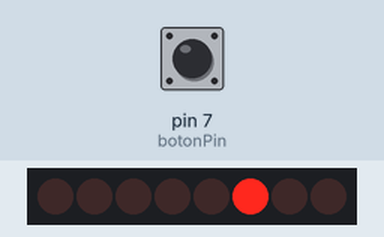
A sketch run on a simulated Arduino Uno, built with avr-gcc and run on an emulated ATmega328P. On the bench: 8 shift-register outputs drawn as a row of LEDs (first output left, lit = HIGH). Wiring (from diagram.json): shift register (74HC595): data pin 12; shift clock pin 9; latch pin 11; row of LEDs: on Q0, Q1, Q2, Q3, Q4, Q5, Q6, Q7. The inputs (shaded band) are chosen by the test bench; at power-on: pin 7 (botonPin) HIGH.

Above: at 5.6 s.
5.7 s: pin 7 (botonPin) pulled LOW for 2.8 s
At 5.85 s:
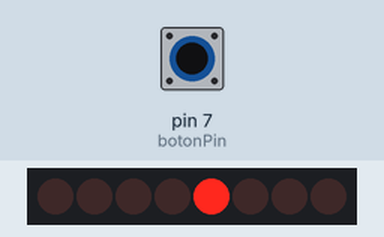
At 7.55 s:
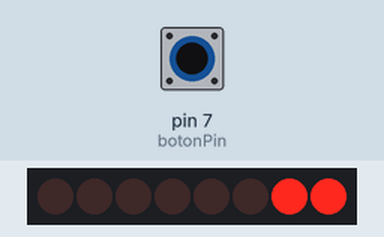
Timing chart, 0 to 16.0 s (numbered marks = the images above; inputs shaded):
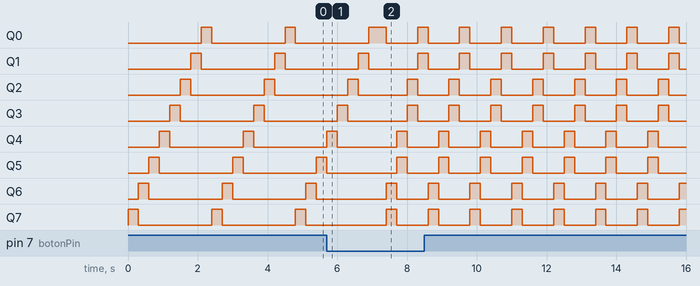

The sketch:

sketch.ino
```cpp
// Autor: Noelia de la Plaza Lafuente
// Máster en Ingeniería de Telecomunicaciones – UNIR
// Asignatura: Equipos e Instrumentación Electrónica

//DEFINICIÓN DE PINES
// Pines de control para el registro de desplazamiento 74HC595
const int latchPin = 11;   // ST_CP - Latch: activa la salida
const int clockPin = 9;    // SH_CP - Reloj: desplaza los bits internamente
const int dataPin  = 12;   // DS - Datos en serie a enviar

// Pin digital para el botón de cambio de modo
const int botonPin = 7;

//VARIABLES GLOBALES

bool estadoBotonAnterior = HIGH;  // Guarda el estado anterior del botón (pull-up = HIGH)
byte leds = 0;                    // Byte que representa el patrón de encendido de LEDs (Q0-Q7)
int modo = 0;                     // Variable de estado: 0 = secuencial, 1 = modo navidad

// CONFIGURACIÓN INICIAL

void setup() {
  // Configurar los pines del 74HC595 como salidas digitales
  pinMode(latchPin, OUTPUT);
  pinMode(dataPin, OUTPUT);
  pinMode(clockPin, OUTPUT);

  // Configurar el pin del botón con resistencia pull-up interna
  pinMode(botonPin, INPUT_PULLUP);

  // Inicializar el estado del registro apagando todos los LEDs
  updateShiftRegister();
}

//  BUCLE PRINCIPAL

void loop() {
  // Lectura actual del estado del botón (LOW = pulsado)
  bool estadoBoton = digitalRead(botonPin);

  // Detectar flanco de bajada: cambio de HIGH a LOW
  if (estadoBoton == LOW && estadoBotonAnterior == HIGH) {
    modo = !modo;  // Cambia entre modo 0 y modo 1 (conmuta)
    delay(200);    // Debounce simple para evitar múltiples cambios por rebote
  }

  // Actualizar el estado anterior del botón para la próxima lectura
  estadoBotonAnterior = estadoBoton;

  // MODO 0: Secuencial izquierda a derecha
  if (modo == 0) {
    for (int i = 0; i < 8; i++) {
      leds = 0;              // Apagar todos los LEDs
      bitSet(leds, i);       // Encender solo el LED en posición i (Q0 a Q7)
      updateShiftRegister(); // Actualizar las salidas del 74HC595
      delay(300);            // Espera para visualización
    }
  }

  // MODO 1: "Navidad" – Encendido en pares alternos
  else {
    for (int i = 0; i < 4; i++) {
      leds = 0;                        // Apagar todos
      bitSet(leds, i * 2);             // Encender LED par (Q0, Q2, Q4, Q6)
      bitSet(leds, (i * 2) + 1);       // Encender siguiente (Q1, Q3, Q5, Q7)
      updateShiftRegister();          // Reflejar patrón en los LEDs
      delay(300);
    }
  }
}

// FUNCIÓN PARA ACTUALIZAR LOS LEDs

void updateShiftRegister() {
  digitalWrite(latchPin, LOW);                        // Desactiva latch para cargar datos
  shiftOut(dataPin, clockPin, LSBFIRST, leds);        // Envía el byte por desplazamiento
  digitalWrite(latchPin, HIGH);                       // Activa latch para mostrar el patrón
}
```
